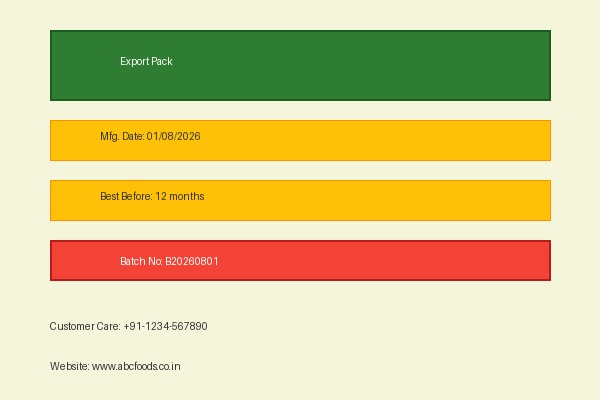
#> input picture ocr/test-images/back.jpg, 600 x 400 px
$ python -i pipeline.py   (imports and definitions only)
#> lines starting #> are read from the running program, lines starting #| are printed output that depends on the picture
"""
preprocessing/pipeline.py
--------------------------
Modular image-preprocessing pipeline for package OCR.

Design goals
  - Improve OCR accuracy on real smartphone photos of packages.
  - Each step is independently toggleable via the PreprocessingConfig.
  - Steps are run in a fixed order that empirically works well for text detection.
  - We do NOT aggressively preprocess everything; some steps can hurt accuracy
    on already-good images.  Config tuning is documented per step.
"""

from __future__ import annotations

import logging
from dataclasses import dataclass, field
from typing import Optional

import cv2
import numpy as np
from PIL import Image

logger = logging.getLogger(__name__)


# ---------------------------------------------------------------------------
# Configuration
# ---------------------------------------------------------------------------

@dataclass
class PreprocessingConfig:
    """Controls which preprocessing steps are applied and their parameters."""

    # ---- resize ----
    # Upscale images whose shorter side is below min_side so that small text
    # is easier to detect.  Large images are NOT downscaled here (PaddleOCR
    # handles that internally).
    resize_enabled: bool = True
    min_side: int = 1024          # minimum short-side resolution after resize
    max_side: int = 4096          # safety cap (prevents OOM on huge images)

    # ---- orientation correction ----
    # Use EXIF data to auto-rotate images taken in portrait/landscape mode.
    orientation_enabled: bool = True

    # ---- contrast enhancement ----
    # CLAHE (Contrast Limited Adaptive Histogram Equalization) improves
    # readability of text on coloured / poorly-lit backgrounds.
    clahe_enabled: bool = True
    clahe_clip_limit: float = 2.0
    clahe_tile_grid: tuple = (8, 8)

    # ---- sharpening ----
    # A mild unsharp-mask to recover detail lost to smartphone compression.
    sharpen_enabled: bool = True
    sharpen_sigma: float = 1.0
    sharpen_strength: float = 1.5    # 1.0 = no change, >1 = sharper

    # ---- denoising ----
    # Fast Non-Local Means (colour).  Disabled by default because it is slow
    # and often unnecessary for modern phone cameras.
    denoise_enabled: bool = False
    denoise_h: int = 10

    # ---- confidence filter (OCR layer, not preprocessing) ----
    min_confidence: float = 0.0      # keep everything by default; caller filters


# Default config used by the service
DEFAULT_CONFIG = PreprocessingConfig()


# ---------------------------------------------------------------------------
# Individual steps
# ---------------------------------------------------------------------------

def _to_cv2(img: Image.Image) -> np.ndarray:
    """PIL (RGB) → OpenCV (BGR)."""
    return cv2.cvtColor(np.array(img), cv2.COLOR_RGB2BGR)


def _to_pil(img: np.ndarray) -> Image.Image:
    """OpenCV (BGR) → PIL (RGB)."""
    return Image.fromarray(cv2.cvtColor(img, cv2.COLOR_BGR2RGB))


def apply_exif_orientation(img: Image.Image) -> Image.Image:
    """
    Rotate an image according to its EXIF orientation tag.
    Silently returns the original if no EXIF data is present.
    """
    try:
        exif = img._getexif()            # type: ignore[attr-defined]
        if exif is None:
            return img
        orientation_tag = 274            # EXIF tag for Orientation
        orientation = exif.get(orientation_tag)
        rotations = {3: 180, 6: 270, 8: 90}
        degrees = rotations.get(orientation)
        if degrees:
            img = img.rotate(degrees, expand=True)
    except Exception:
        pass                             # no EXIF — that's fine
    return img


def resize_image(img: Image.Image, cfg: PreprocessingConfig) -> Image.Image:
    """
    Upscale if shorter side < min_side.  Apply safety cap at max_side.
    Aspect ratio is always preserved.
    """
    w, h = img.size
    short = min(w, h)
    long_  = max(w, h)

    if short < cfg.min_side:
        scale = cfg.min_side / short
        new_w = int(w * scale)
        new_h = int(h * scale)
        # Safety cap
        if max(new_w, new_h) > cfg.max_side:
            scale = cfg.max_side / long_
            new_w = int(w * scale)
            new_h = int(h * scale)
        logger.debug("resize %dx%d → %dx%d", w, h, new_w, new_h)
        img = img.resize((new_w, new_h), Image.LANCZOS)

    return img


def apply_clahe(cv_img: np.ndarray, cfg: PreprocessingConfig) -> np.ndarray:
    """
    Apply CLAHE to the luminance channel of the image.
    Operates in LAB colour space to avoid hue shift.
    """
    lab = cv2.cvtColor(cv_img, cv2.COLOR_BGR2LAB)
    l_ch, a_ch, b_ch = cv2.split(lab)
    clahe = cv2.createCLAHE(
        clipLimit=cfg.clahe_clip_limit,
        tileGridSize=cfg.clahe_tile_grid,
    )
    l_ch = clahe.apply(l_ch)
    lab = cv2.merge((l_ch, a_ch, b_ch))
    return cv2.cvtColor(lab, cv2.COLOR_LAB2BGR)


def apply_sharpen(cv_img: np.ndarray, cfg: PreprocessingConfig) -> np.ndarray:
    """Unsharp mask sharpening."""
    blur = cv2.GaussianBlur(cv_img, (0, 0), cfg.sharpen_sigma)
    return cv2.addWeighted(cv_img, cfg.sharpen_strength, blur, -(cfg.sharpen_strength - 1), 0)


def apply_denoise(cv_img: np.ndarray, cfg: PreprocessingConfig) -> np.ndarray:
    """Fast Non-Local Means colour denoising."""
    return cv2.fastNlMeansDenoisingColored(cv_img, None, cfg.denoise_h, cfg.denoise_h, 7, 21)


# ---------------------------------------------------------------------------
# Main pipeline entry point
# ---------------------------------------------------------------------------

def preprocess(
    img: Image.Image,
    cfg: Optional[PreprocessingConfig] = None,
) -> tuple[Image.Image, dict]:
    """
    Run the preprocessing pipeline on a PIL image.

    Returns
    -------
    processed: PIL.Image.Image
        The pre-processed image ready for PaddleOCR.
    info: dict
        Metadata about what was applied (for logging / debugging).
    """
    if cfg is None:
        cfg = DEFAULT_CONFIG

    info: dict = {"original_size": img.size, "steps": []}

    # 1. EXIF orientation
    if cfg.orientation_enabled:
        img = apply_exif_orientation(img)
        info["steps"].append("exif_orientation")

    # 2. Resize / upscale
    if cfg.resize_enabled:
        img = resize_image(img, cfg)
        info["steps"].append("resize")

    info["processed_size"] = img.size

    # Convert to OpenCV for the remaining steps
    cv_img = _to_cv2(img)

    # 3. CLAHE contrast enhancement
    if cfg.clahe_enabled:
        cv_img = apply_clahe(cv_img, cfg)
        info["steps"].append("clahe")

    # 4. Sharpening
    if cfg.sharpen_enabled:
        cv_img = apply_sharpen(cv_img, cfg)
        info["steps"].append("sharpen")

    # 5. Denoising (optional, disabled by default)
    if cfg.denoise_enabled:
        cv_img = apply_denoise(cv_img, cfg)
        info["steps"].append("denoise")

    return _to_pil(cv_img), info

>>> from PIL import Image
>>> picture = Image.open('../../test-images/back.jpg')
#> picture is the input picture: PIL image 600x400 RGB; mean R, G, B 215.2, 201.3, 143.1
>>> result = preprocess(picture)
#> in resize_image, `img = img.resize((new_w, new_h), Image.LANCZOS)`:
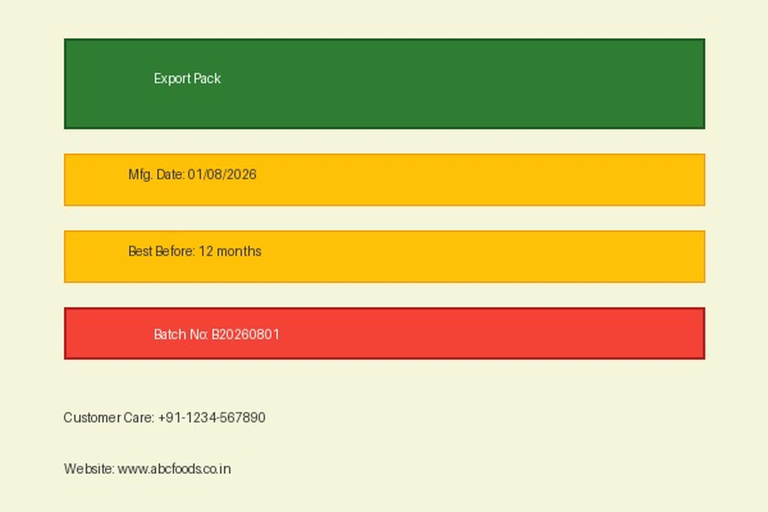
#> img: PIL image 1536x1024 RGB (shown at 1/2 size); mean R, G, B 215, 201.3, 143.1
#> in _to_cv2, `return cv2.cvtColor(np.array(img), cv2.COLOR_RGB2BGR)`:
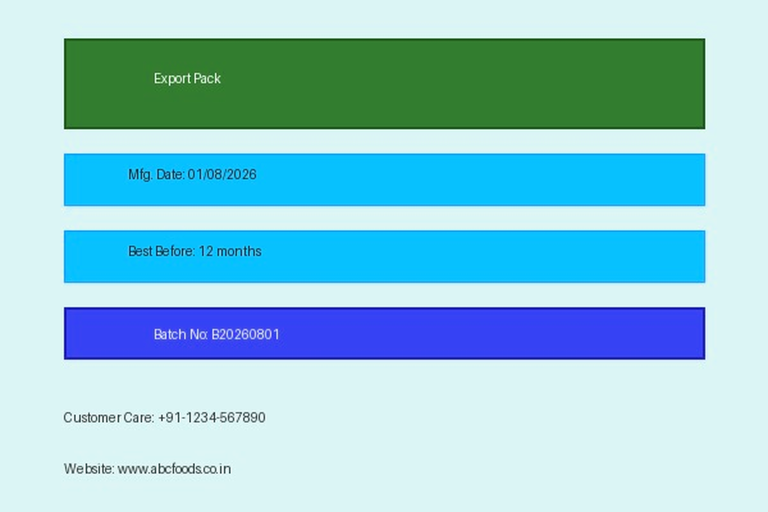
#> returned value: shape (1024, 1536, 3) (shown at 1/2 size); mean R, G, B 143.1, 201.3, 215
#> in apply_clahe, `lab = cv2.cvtColor(cv_img, cv2.COLOR_BGR2LAB)`: lab: shape (1024, 1536, 3); mean of channels 0, 1, 2 209.1, 126.8, 158.4
#> in apply_clahe, `l_ch, a_ch, b_ch = cv2.split(lab)`:
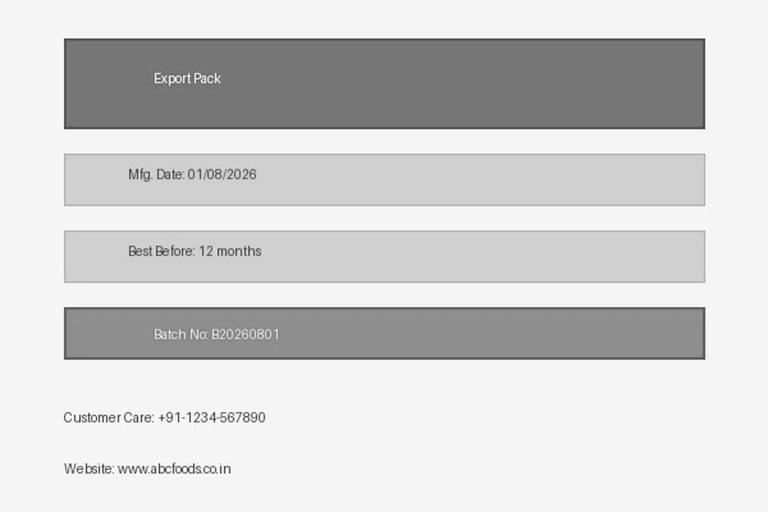
#> l_ch: shape (1024, 1536) (shown at 1/2 size); min 23, max 255, mean 209.1
#> in apply_clahe, `l_ch, a_ch, b_ch = cv2.split(lab)`:
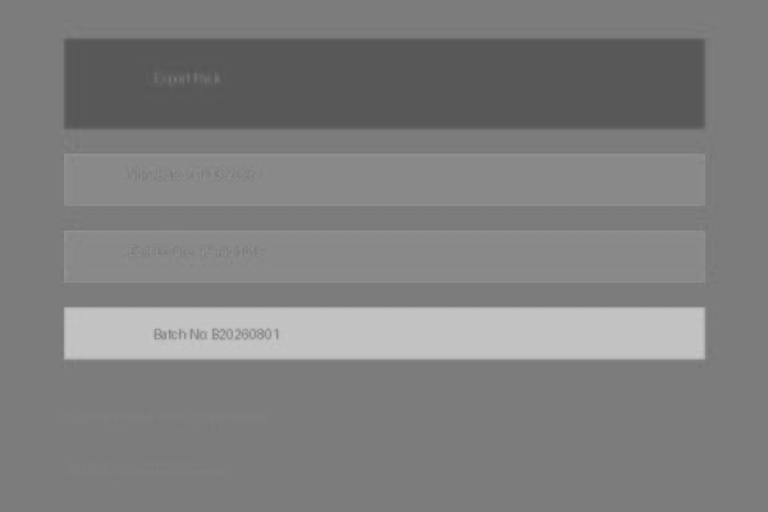
#> a_ch: shape (1024, 1536) (shown at 1/2 size); min 84, max 199, mean 126.8
#> in apply_clahe, `l_ch, a_ch, b_ch = cv2.split(lab)`:
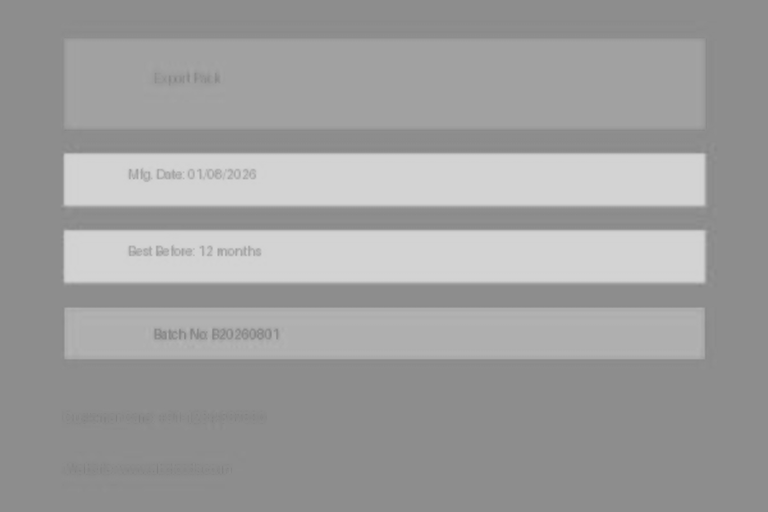
#> b_ch: shape (1024, 1536) (shown at 1/2 size); min 127, max 214, mean 158.4
#> in apply_clahe, `lab = cv2.merge((l_ch, a_ch, b_ch))`: lab: shape (1024, 1536, 3); mean of channels 0, 1, 2 203.1, 126.8, 158.4
#> in apply_clahe, `return cv2.cvtColor(lab, cv2.COLOR_LAB2BGR)`:
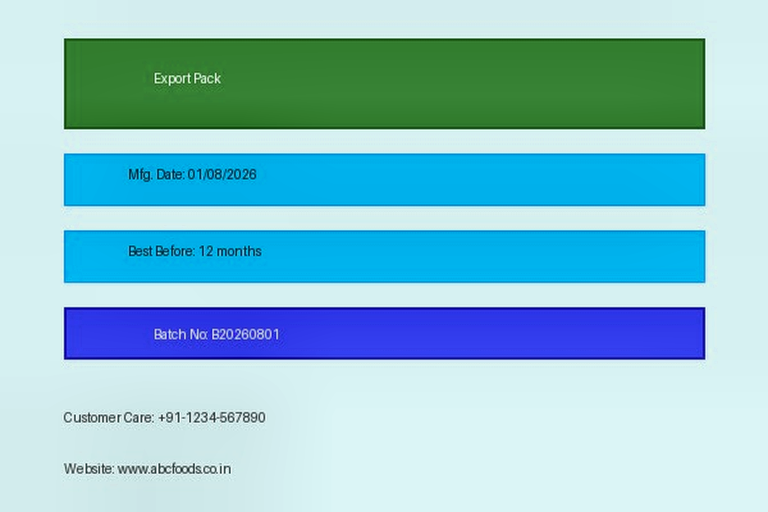
#> returned value: shape (1024, 1536, 3) (shown at 1/2 size); mean R, G, B 138, 194.8, 208.5
#> in _to_pil, `return Image.fromarray(cv2.cvtColor(img, cv2.COLOR_BGR2RGB))`:
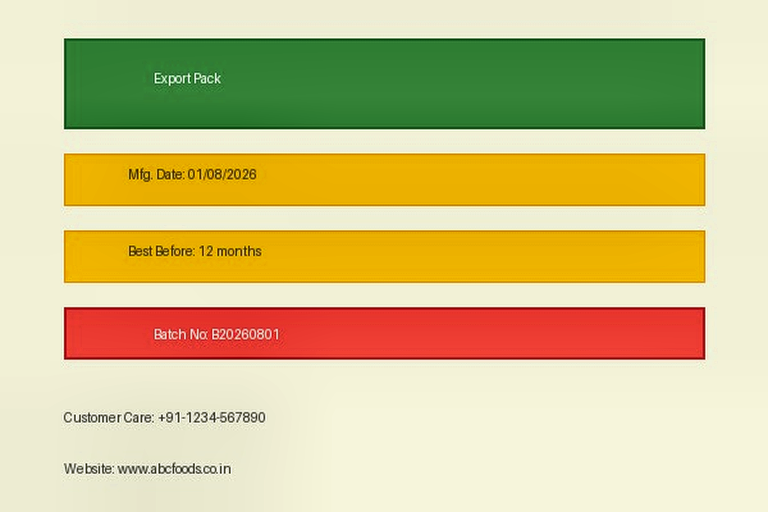
#> returned value: PIL image 1536x1024 RGB (shown at 1/2 size); mean R, G, B 208.5, 194.8, 138
